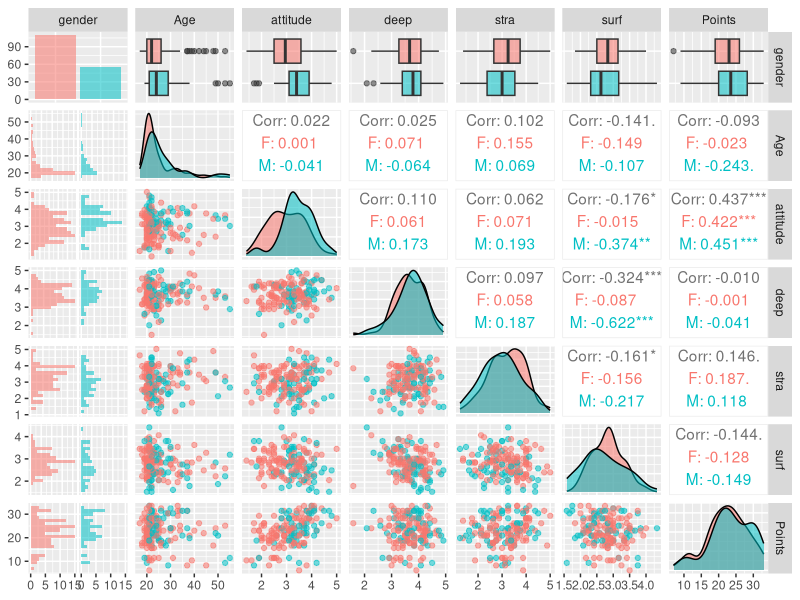
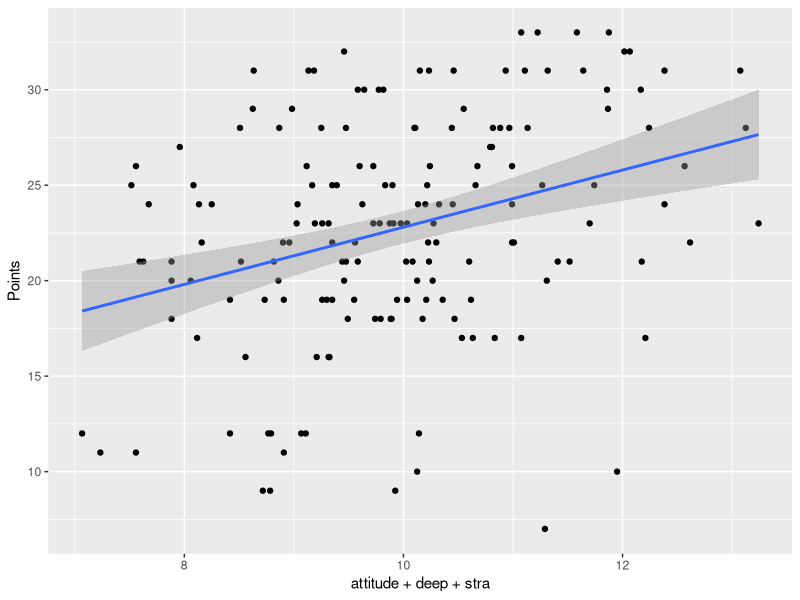
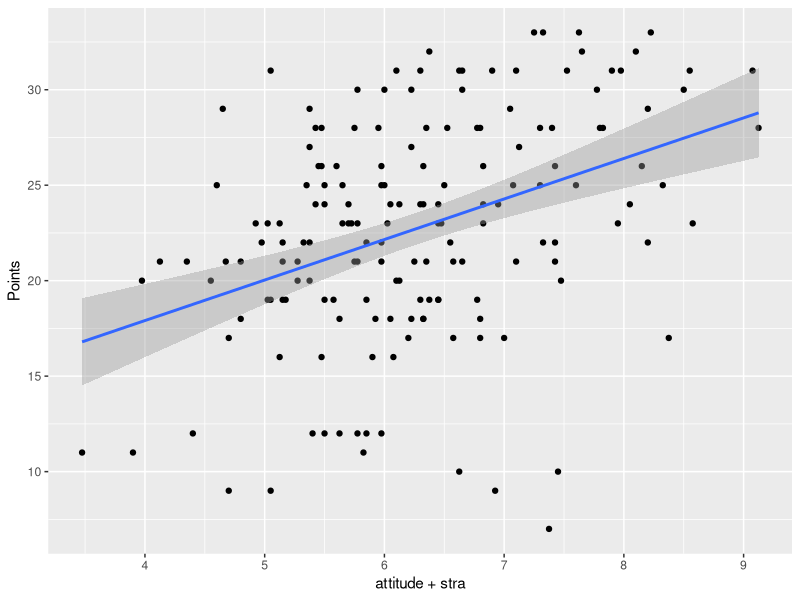
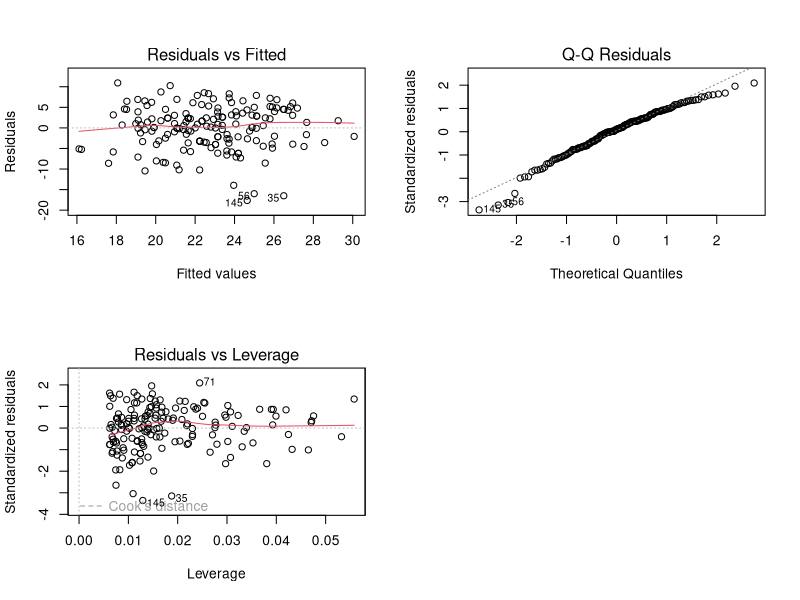

These figures' R source, in order:
## ---- chunk 1

date()

## ---- chunk 2

library(dplyr)
library(GGally)
library(ggplot2)
library(tidyverse)

#reading our csv file and explore a bit their content by seeing dimensions and structure.

output_learning2014 <- read.csv("data/output_learning2014.csv",sep = ",", header = T)

#dimensions of out data frame
dim(output_learning2014)
#structure
str(output_learning2014)
#quick overview of the structure and values
head(output_learning2014) 

## ---- chunk 3

#library(GGally)
#library(ggplot2)

#output_learning2014 <- read.csv("data/output_learning2014.csv",sep = ",", header = T)


# create a more advanced plot matrix with ggpairs()
#graphical overview of the data and show summaries of the variables in the data. 

p <- ggpairs(output_learning2014, mapping = aes(col=gender, alpha=0.3),
             lower = list(combo = wrap("facethist", bins = 20)))

#color aesthetic (col) is mapped to the "gender" variable, and alpha is set to 0.3 for transparency.
p

## ---- chunk 4

#library(GGally)
#library(ggplot2)

#output_learning2014 <- read.csv("data/output_learning2014.csv",sep = ",", header = T)

#Points will be the target variable.
#explanatory variables will be attitude, deep and stra
#regression model is the following, taking in consideration the up comments

qplot(attitude + deep + stra, Points , data = output_learning2014) + geom_smooth(method = "lm")

# fitting a linear model
model1 <- lm(Points ~ attitude + deep + stra, data = output_learning2014)

# printing my summary of the model
summary(model1)

## ---- chunk 5

#library(GGally)
#library(ggplot2)

#output_learning2014 <- read.csv("data/output_learning2014.csv",sep = ",", header = T)

#explanatory variables will be attitude and stra
#Points will the target variable.
#regression model is the following, taking in consideration the up comments

qplot(attitude + stra, Points , data = output_learning2014) + geom_smooth(method = "lm")

# fitting a linear model
model2 <- lm(Points ~ attitude + stra, data = output_learning2014)

# print out again my summary of the model
summary(model2)

## ---- chunk 6
#library(GGally)
#library(ggplot2)

#output_learning2014 <- read.csv("data/output_learning2014.csv",sep = ",", header = T)

#my grid
par(mfrow = c(2,2))

#draw of the diagnostic plots: Residuals vs Fitted values, Normal QQ-plot and Residuals vs Leverage.
plot(model2, which=c(1,2,5))

